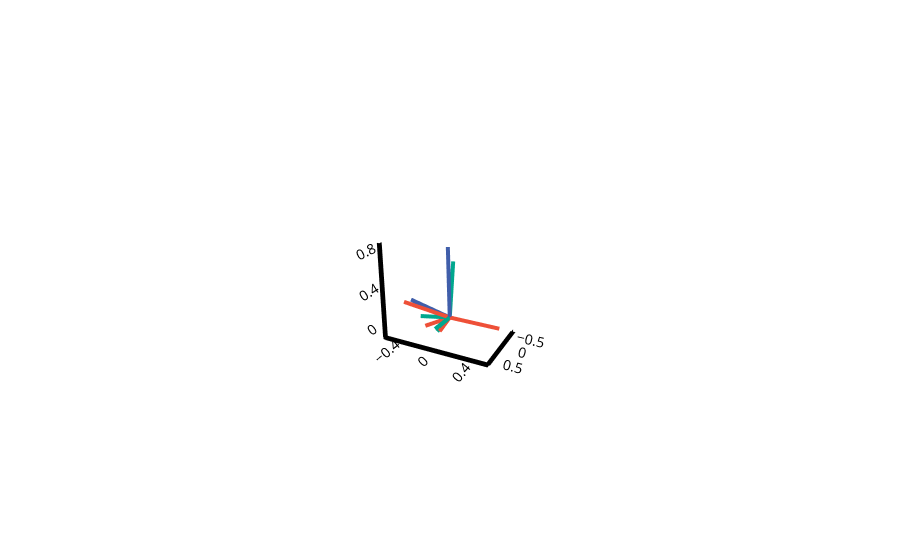

The cell this chart's notebook holds for it:
### Code cell
### Figure 5a ###

# Standarize the scores
std_scores = pca_scores / np.std(pca_scores, axis=0)
std_loadings = pca_loadings * np.max(np.abs(pca_scores))


# Make abbreviations (note: these abbreviations were replaced with full labels in the figure)
predabb = ['GE', 'PL', 'SW','Str','Mod', 'C/P', 'SC', 'LE', 'CC', 'BC', 'SC']

# Create a 3D biplot
fig = go.Figure()

# Plot PCA loadings as lines
for i in range(len(measures)):
    text_position = 'middle right'  # Default text position

    # Change text position fo SC and CC for better visualization
    if predabb[i] == 'SC':
        text_position = 'top right'
    elif predabb[i] == 'CC':
        text_position = 'bottom right'

        
    fig.add_trace(go.Scatter3d(
        x=[0, pca_loadings[i, 0]],
        y=[0, pca_loadings[i, 1]],
        z=[0, pca_loadings[i, 2]],
        mode='lines+text',
        line=dict(color=get_line_color(i), width=8),
        showlegend=False,
        # Comment out these 6 lines to remove abberviations
        #text=[None, predabb[i]],
        #textposition=text_position,    
        #textfont=dict(
            #family="Arial, sans-serif",
            #size=16,
          #color='black')
    ))
fig.update_layout(
    scene=dict(
        xaxis=dict(
            title='',
            linecolor='black',
            tickcolor='black',
            linewidth=10,
            showgrid=False,
            showbackground=False,
            tickfont=dict(color='black', size=13), 
            #titlefont=dict(color='black', size=30, family='Arial'),
            range = [-0.65,0.65],
            tickvals=[-0.5, 0, 0.5]
        ),
        yaxis=dict(
            title='',
            linecolor='black',
            tickcolor='black',
            linewidth=10,
            showgrid=False,
            showbackground=False,
            tickfont=dict(color='black', size=13), 
            #titlefont=dict(color='black', size=30, family='Arial'),
            tickvals=[-0.4,0,0.4]
        ),
        zaxis=dict(
            title='',
            linecolor='black',
            tickcolor='black',
            linewidth=10,
            showgrid=False,
            showbackground=False,
            tickfont=dict(color='black', size=13), 
            #titlefont=dict(color='black', size=30, family='Arial'),
            tickvals=[0,0.4,0.8]
        )
    ),
    scene_camera=dict(
        eye=dict(x=4, y=2, z=2) 
    )
)

pio.write_image(fig, 'PCA_3d.png', width=800, height=900,scale=3)  

# Show the plot
fig.show()

### Figure 1 — Plotly figure (JSON) as saved in the notebook; plotly's stock layout.template omitted (floating-point values rounded to 4 significant figures)
{"data": [{"line": {"color": "#ee5038", "width": 8}, "mode": "lines+text", "showlegend": false, "type": "scatter3d", "x": [0, -0.02759], "y": [0, 0.5348], "z": [0, -0.006453]}, {"line": {"color": "#ee5038", "width": 8}, "mode": "lines+text", "showlegend": false, "type": "scatter3d", "x": [0, 0.04553], "y": [0, -0.5288], "z": [0, 0.07425]}, {"line": {"color": "#ee5038", "width": 8}, "mode": "lines+text", "showlegend": false, "type": "scatter3d", "x": [0, -0.008128], "y": [0, -0.2922], "z": [0, -0.1696]}, {"line": {"color": "#ee5038", "width": 8}, "mode": "lines+text", "showlegend": false, "type": "scatter3d", "x": [0, 0.4876], "y": [0, 0.02215], "z": [0, -0.02364]}, {"line": {"color": "#00a78e", "width": 8}, "mode": "lines+text", "showlegend": false, "type": "scatter3d", "x": [0, 0.002582], "y": [0, -0.3428], "z": [0, -0.06198]}, {"line": {"color": "#00a78e", "width": 8}, "mode": "lines+text", "showlegend": false, "type": "scatter3d", "x": [0, -0.1727], "y": [0, -0.008348], "z": [0, 0.5783]}, {"line": {"color": "#00a78e", "width": 8}, "mode": "lines+text", "showlegend": false, "type": "scatter3d", "x": [0, 0.4722], "y": [0, 0.01045], "z": [0, 0.02315]}, {"line": {"color": "#00a78e", "width": 8}, "mode": "lines+text", "showlegend": false, "type": "scatter3d", "x": [0, 0.4897], "y": [0, -0.003948], "z": [0, -0.03105]}, {"line": {"color": "#00a78e", "width": 8}, "mode": "lines+text", "showlegend": false, "type": "scatter3d", "x": [0, 0.4882], "y": [0, -0.02854], "z": [0, -0.009306]}, {"line": {"color": "#405eaa", "width": 8}, "mode": "lines+text", "showlegend": false, "type": "scatter3d", "x": [0, -0.06811], "y": [0, -0.4791], "z": [0, 0.08499]}, {"line": {"color": "#405eaa", "width": 8}, "mode": "lines+text", "showlegend": false, "type": "scatter3d", "x": [0, 0.1542], "y": [0, 0.02207], "z": [0, 0.7862]}], "layout": {"scene": {"camera": {"eye": {"x": 4, "y": 2, "z": 2}}, "xaxis": {"linecolor": "black", "linewidth": 10, "range": [-0.65, 0.65], "showbackground": false, "showgrid": false, "tickcolor": "black", "tickfont": {"color": "black", "size": 13}, "tickvals": [-0.5, 0, 0.5], "title": {"text": ""}}, "yaxis": {"linecolor": "black", "linewidth": 10, "showbackground": false, "showgrid": false, "tickcolor": "black", "tickfont": {"color": "black", "size": 13}, "tickvals": [-0.4, 0, 0.4], "title": {"text": ""}}, "zaxis": {"linecolor": "black", "linewidth": 10, "showbackground": false, "showgrid": false, "tickcolor": "black", "tickfont": {"color": "black", "size": 13}, "tickvals": [0, 0.4, 0.8], "title": {"text": ""}}}}}
